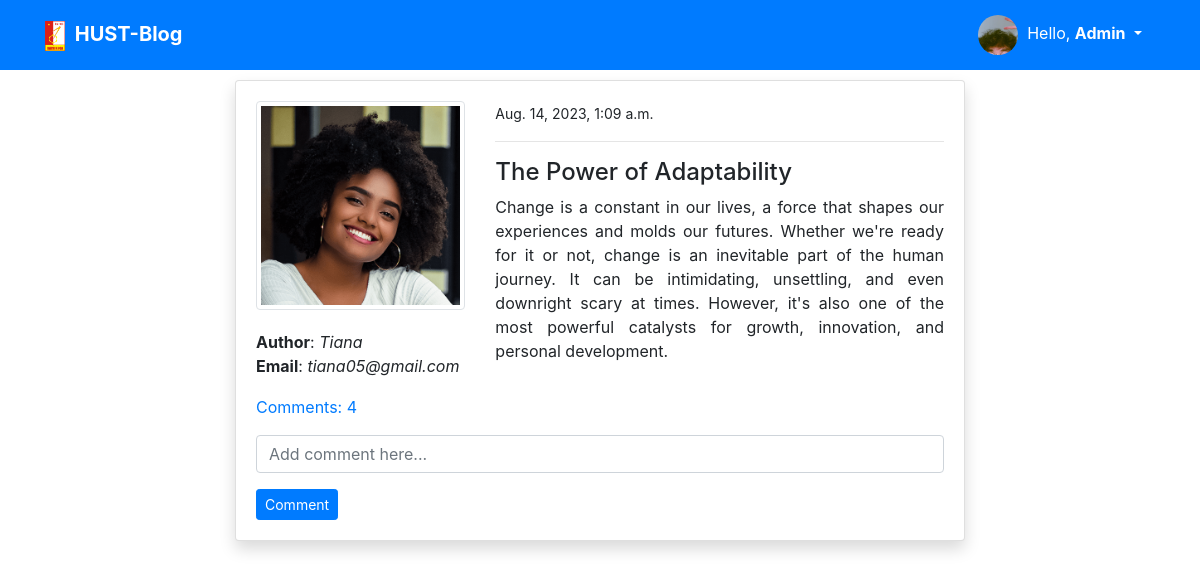
The app's page /post_detail/31/ (signed in) with its own data.
### users/models.py (models this page shows, shortened)
class ProfileModel(models.Model):
    user = models.OneToOneField(User, on_delete=models.CASCADE)
    image = models.ImageField(default='default.png', upload_to='profile', validators=[FileExtensionValidator(['png', 'jpg'])])

### blog/models.py (models this page shows, shortened)
class PostModel(models.Model):
    title = models.CharField(max_length=100) # max_length is mandatory
    content = models.TextField()
    author = models.ForeignKey(User, on_delete=models.CASCADE) # If delete user then delete the whole post
    date_created = models.DateTimeField(auto_now_add=True)
    class Meta:
        ordering = ('-date_created',)
    def comment_count(self):
        return self.comment_set.all().count()
    def comments(self):
        return self.comment_set.all()

### blog/views.py (the view)
# urls.py: path('post_detail/<int:pk>/', views.post_detail, name='blog-post-detail'),
@login_required
def post_detail(request, pk):
    post = PostModel.objects.get(id=pk)
    if request.method == 'POST':
        c_form = CommentForm(request.POST)
        if c_form.is_valid():
            instance = c_form.save(commit=False)
            instance.user = request.user
            instance.post = post
            instance.save()
            return redirect('blog-post-detail', pk=post.id)
    else:
        c_form = CommentForm()
    context = {
        'post': post,
        'c_form': c_form,
    }
    return render(request, 'blog/post_detail.html', context)

### blog/forms.py
class CommentForm(forms.ModelForm):
    content = forms.CharField(label='', widget=forms.TextInput(attrs={'placeholder': 'Add comment here...'}))
    class Meta:
        model = Comment
        fields = ('content',)

### templates/blog/post_detail.html (shortened to what this page needs)
{% extends 'partials/base.html' %}
{% load crispy_forms_tags %}
{% block content %}
<div class="container">
    <div class="row mt-5 pt-3">
        <div class="col-md-8 offset-md-2">
            <div class="card my-3 shadow">
                <div class="card-body">
                    <div class="row">
                        <div class="col-md-4">
                            <img style="margin-bottom: 20px" class="img-thumbnail" src="{{ post.author.profilemodel.image.url }}"
                                alt="profile-image">
                                <div><strong style="font-style: bold;">Author</strong>: <span style="font-style: italic;">{{ post.author.username }}</span></div>
                                <div><strong style="font-style: bold;">Email</strong>: <span style="font-style: italic;">{{ post.author.email }}</span></div>
                        </div>
                        <div class="col-md-8 ">
                            <small>{{ post.date_created }}</small>
                            <hr>
                            <h4>{{ post.title }}</h4>
                            <p class="text-justify">
                                {{post.content}}
                            </p>
                        </div>
                    </div>
                    <p class="mt-3">
                        <a class="" data-toggle="collapse" href="#collapseExample" role="button" aria-expanded="false"
                            aria-controls="collapseExample">
                            Comments: {{ post.comment_count }}
                        </a>
                    </p>
                    <form method="POST">
                        {{ c_form|crispy }}
                        <input class="btn btn-primary btn-sm" type="submit" value="Comment">
                    </form>
                </div>
            </div>
        </div>
    </div>
</div>
{% endblock %}

### templates/partials/nav.html (shortened to what this page needs)
<nav class="navbar navbar-expand-lg navbar-primary bg-primary fixed-top">
    <div class="container">
        {% if request.user.is_authenticated %}
        <a style="font-weight: bold;" class="navbar-brand text-white" href="{% url 'blog-index' %}">
            <img style="width: 20px; margin-right: 5px" src="../../media/hustlogo.png"
                                        alt="logo-image">
            HUST-Blog
        </a>
        <div class="collapse navbar-collapse" id="navbarSupportedContent">
            <div class="navbar-nav ml-auto">
                <div class="btn-group">
                    <button type="button" class="btn btn-primary dropdown-toggle" data-toggle="dropdown" aria-expanded="false">
                      <img style="border-radius: 50%; width: 40px; border-left: 5px;" src="{{ user.profilemodel.image.url }}"
                      alt="profile-image">&nbsp Hello, <b>{{ user.username }}</b>
                    </button>
                </div>
            </div>
        {% endif %}
        </div>
    </div>
</nav>

### records on screen
PostModel: author.profilemodel.image (picture), author.username "Tiana", author.email "tiana05@gmail.com", date_created "Aug. 14, 2023, 1:09 a.m.", title "The Power of Adaptability", content "Change is a constant in our lives, a force that shapes our experiences and molds our futures. Whether we're ready for it or not, change is an inevitable part of the human journey. It can be intimidating, unsettling, and even downright scary at times. However, it's also one of the most powerful catalysts for growth, innovation, and personal development.", comment_count "4"

### other values on screen
{{ user.username }} "Admin"
